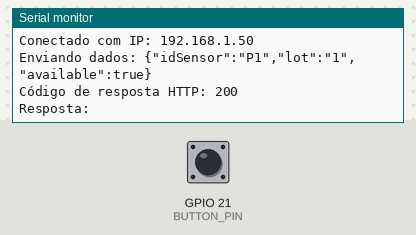
A sketch run on a simulated ESP32. Parts: the last lines printed to the serial monitor. The inputs (shaded band) are chosen by the test bench; at power-on: GPIO 21 (BUTTON_PIN) HIGH. WiFi joins after 1.5 s; servers stay silent unless stated; uploads are accepted with an empty reply.

Above: at 4.4 s.
4.5 s: GPIO 21 (BUTTON_PIN) pulled LOW for 0.15 s
At 5.8 s:
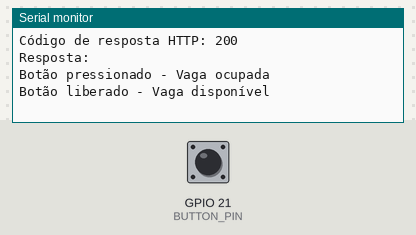
6.1 s: GPIO 21 (BUTTON_PIN) pulled LOW for 1 s
At 6.31 s:
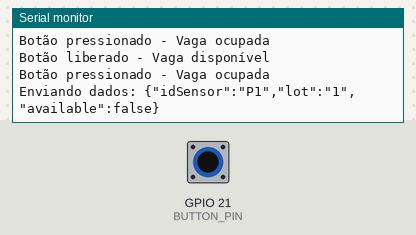

The sketch:

main.ino
```cpp
#include <WiFi.h>
#include <HTTPClient.h>
#include <ArduinoJson.h>

#define BUTTON_PIN 21
#define SENSOR_ID "P1"    // ID do sensor
#define LOT_ID "1"        // ID do estacionamento

// Configurações WiFi
const char* ssid = "teste";
const char* password = "12345678";
const char* server_url = "http://192.168.100.165:8080/api/sensors";
int lastState = HIGH;
int currentState;
unsigned long lastSendTime = 0;
const unsigned long sendInterval = 2000;  // Intervalo mínimo entre envios (2 segundos)

void setup() {
  Serial.begin(9600);
  delay(1000);

  WiFi.begin(ssid, password);
  Serial.printf("Conectando a: %s\n", ssid);
  while (WiFi.status() != WL_CONNECTED) {
    Serial.print(".");
    delay(1000);
  }
  Serial.print("\nConectado com IP: ");
  Serial.println(WiFi.localIP());

  pinMode(BUTTON_PIN, INPUT_PULLUP);

  // Envia o estado inicial
  sendSensorData(true);  // Assumindo vaga disponível inicialmente
}

void sendSensorData(bool isAvailable) {
  // Verifica se o tempo mínimo entre envios foi respeitado
  unsigned long currentTime = millis();
  if (currentTime - lastSendTime < sendInterval) {
    return;
  }

  lastSendTime = currentTime;

  // Verifica a conexão WiFi
  if (WiFi.status() != WL_CONNECTED) {
    Serial.println("WiFi não conectado. Tentando reconectar...");
    WiFi.reconnect();
    delay(5000);
    if (WiFi.status() != WL_CONNECTED) {
      Serial.println("Falha na reconexão WiFi");
      return;
    }
  }

  HTTPClient http;

  // Inicia a conexão HTTP
  http.begin(server_url);
  http.addHeader("Content-Type", "application/json");

  // Cria o documento JSON
  StaticJsonDocument<200> doc;
  doc["idSensor"] = SENSOR_ID;
  doc["lot"] = LOT_ID;
  doc["available"] = isAvailable;


  // Obtém o timestamp atual (idealmente seria de um servidor NTP)
  // Como o ESP32 não tem RTC, estamos deixando o servidor gerar o timestamp

  // Serializa o JSON para string
  String jsonString;
  serializeJson(doc, jsonString);

  Serial.println("Enviando dados: " + jsonString);

  // Envia a requisição POST
  int httpResponseCode = http.POST(jsonString);

  if (httpResponseCode > 0) {
    String response = http.getString();
    Serial.println("Código de resposta HTTP: " + String(httpResponseCode));
    Serial.println("Resposta: " + response);
  } else {
    Serial.print("Erro na requisição HTTP: ");
    Serial.println(httpResponseCode);
  }

  http.end();
}

void loop() {
  // Leitura do estado do botão
  currentState = digitalRead(BUTTON_PIN);

  // O botão pressionado (LOW) significa vaga ocupada (available = false)
  // O botão liberado (HIGH) significa vaga disponível (available = true)

  if (lastState == HIGH && currentState == LOW) {
    Serial.println("Botão pressionado - Vaga ocupada");
    sendSensorData(false);  // Vaga ocupada
  } else if (lastState == LOW && currentState == HIGH) {
    Serial.println("Botão liberado - Vaga disponível");
    sendSensorData(true);   // Vaga disponível
  }

  lastState = currentState;

  delay(50);  // Pequeno delay para estabilidade
}
```

Measured:
- after the input at 4.5 s, the serial monitor: prints a new line at once (image 1)
- after the input at 6.1 s, the serial monitor: prints a new line at once (image 2)
